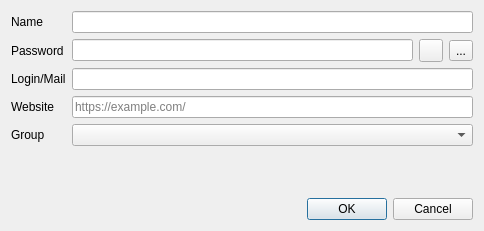
<?xml version="1.0" encoding="UTF-8"?>
<ui version="4.0">
 <class>Dialog</class>
 <widget class="QDialog" name="Dialog">
  <property name="geometry">
   <rect>
    <x>0</x>
    <y>0</y>
    <width>484</width>
    <height>231</height>
   </rect>
  </property>
  <property name="windowTitle">
   <string>Dialog</string>
  </property>
  <layout class="QVBoxLayout" name="verticalLayout">
   <item>
    <layout class="QFormLayout" name="formLayout">
     <item row="0" column="0">
      <widget class="QLabel" name="nameLabel">
       <property name="text">
        <string>Name</string>
       </property>
      </widget>
     </item>
     <item row="0" column="1">
      <widget class="QLineEdit" name="nameEdit"/>
     </item>
     <item row="1" column="0">
      <widget class="QLabel" name="passwordLabel">
       <property name="text">
        <string>Password</string>
       </property>
      </widget>
     </item>
     <item row="1" column="1">
      <layout class="QHBoxLayout" name="horizontalLayout">
       <item>
        <widget class="QLineEdit" name="passwordEdit">
         <property name="echoMode">
          <enum>QLineEdit::Password</enum>
         </property>
        </widget>
       </item>
       <item>
        <widget class="QToolButton" name="showPasswordButton">
         <property name="text">
          <string/>
         </property>
         <property name="icon">
          <iconset>
           <normaloff>../icons/invisible.svg</normaloff>../icons/invisible.svg</iconset>
         </property>
        </widget>
       </item>
       <item>
        <widget class="QToolButton" name="genPasswordButton">
         <property name="text">
          <string>...</string>
         </property>
         <property name="icon">
          <iconset>
           <normaloff>../icons/add.svg</normaloff>../icons/add.svg</iconset>
         </property>
        </widget>
       </item>
      </layout>
     </item>
     <item row="2" column="0">
      <widget class="QLabel" name="loginLabel">
       <property name="text">
        <string>Login/Mail</string>
       </property>
      </widget>
     </item>
     <item row="2" column="1">
      <widget class="QLineEdit" name="loginEdit"/>
     </item>
     <item row="3" column="0">
      <widget class="QLabel" name="websiteLabel">
       <property name="text">
        <string>Website</string>
       </property>
      </widget>
     </item>
     <item row="3" column="1">
      <widget class="QLineEdit" name="websiteEdit">
       <property name="placeholderText">
        <string>https://example.com/</string>
       </property>
      </widget>
     </item>
     <item row="4" column="0">
      <widget class="QLabel" name="groupLabel">
       <property name="text">
        <string>Group</string>
       </property>
      </widget>
     </item>
     <item row="4" column="1">
      <widget class="QComboBox" name="groupCombo"/>
     </item>
    </layout>
   </item>
   <item>
    <widget class="QDialogButtonBox" name="buttonBox">
     <property name="standardButtons">
      <set>QDialogButtonBox::Cancel|QDialogButtonBox::Ok</set>
     </property>
    </widget>
   </item>
  </layout>
 </widget>
 <resources/>
 <connections/>
</ui>
